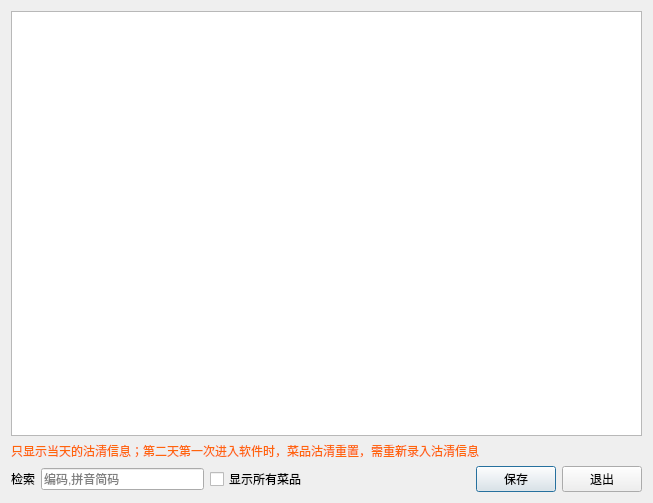
<?xml version="1.0" encoding="UTF-8"?>
<ui version="4.0">
 <class>w_scr_dish_guqing_report</class>
 <widget class="QDialog" name="w_scr_dish_guqing_report">
  <property name="geometry">
   <rect>
    <x>0</x>
    <y>0</y>
    <width>653</width>
    <height>503</height>
   </rect>
  </property>
  <property name="windowTitle">
   <string>Dialog</string>
  </property>
  <layout class="QVBoxLayout" name="verticalLayout">
   <item>
    <widget class="lds_tableView" name="tableView"/>
   </item>
   <item>
    <widget class="QLabel" name="label">
     <property name="styleSheet">
      <string notr="true">color:#ff650b;</string>
     </property>
     <property name="text">
      <string>只显示当天的沽清信息；第二天第一次进入软件时，菜品沽清重置，需重新录入沽清信息</string>
     </property>
     <property name="wordWrap">
      <bool>true</bool>
     </property>
    </widget>
   </item>
   <item>
    <layout class="QHBoxLayout" name="horizontalLayout">
     <item>
      <widget class="QLabel" name="label_2">
       <property name="text">
        <string>检索</string>
       </property>
      </widget>
     </item>
     <item>
      <widget class="QLineEdit" name="lineEdit_filter">
       <property name="placeholderText">
        <string>编码,拼音简码</string>
       </property>
      </widget>
     </item>
     <item>
      <widget class="QCheckBox" name="checkBox_showall">
       <property name="text">
        <string>显示所有菜品</string>
       </property>
      </widget>
     </item>
     <item>
      <spacer name="horizontalSpacer">
       <property name="orientation">
        <enum>Qt::Horizontal</enum>
       </property>
       <property name="sizeHint" stdset="0">
        <size>
         <width>40</width>
         <height>20</height>
        </size>
       </property>
      </spacer>
     </item>
     <item>
      <widget class="lds_toolbar_button" name="pushButton_save">
       <property name="text">
        <string>保存</string>
       </property>
       <property name="outer_stylesheet" stdset="0">
        <string>pushbutton</string>
       </property>
      </widget>
     </item>
     <item>
      <widget class="lds_toolbar_button" name="pushButton_exit">
       <property name="text">
        <string>退出</string>
       </property>
       <property name="outer_stylesheet" stdset="0">
        <string>pushbutton</string>
       </property>
      </widget>
     </item>
    </layout>
   </item>
  </layout>
 </widget>
 <customwidgets>
  <customwidget>
   <class>lds_toolbar_button</class>
   <extends>QPushButton</extends>
   <header>lds_toolbar_button.h</header>
  </customwidget>
  <customwidget>
   <class>lds_tableView</class>
   <extends>QTableView</extends>
   <header>lds_tableview.h</header>
  </customwidget>
 </customwidgets>
 <resources/>
 <connections/>
</ui>
